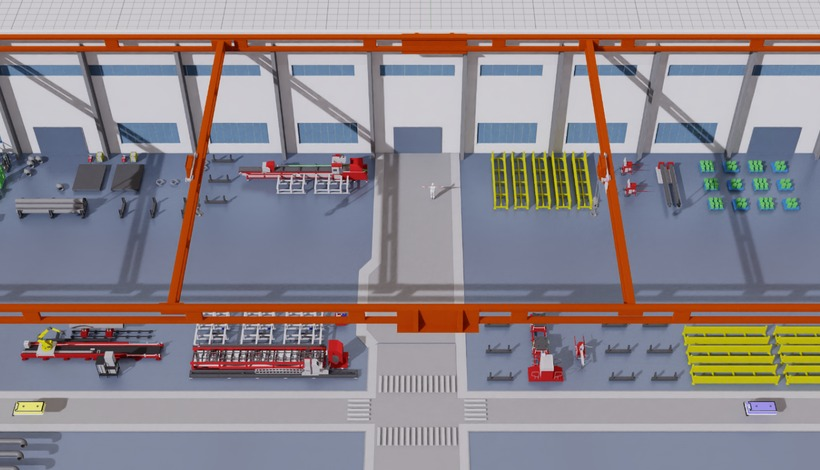
#> input picture figures/raw/methodology_prep/factory.jpg, 820 x 470 px
$ python plot_fig_method_flow.py
#> lines starting #> are read from the running program, lines starting #| are printed output that depends on the picture; after the words box and inside, x2 and y2 are one past the last pixel; in counts of white or black regions, pixels touching at a corner belong together; pictures that were not available may be replaced by others from this repository, and a replacement may not be noted
#> in main, env is the input picture: PIL image 820x470 RGB; mean R, G, B 143, 135.8, 140.6
#!/usr/bin/env python3
"""Four-module method figure: environment, labelling, PHGST-DP, report."""

from __future__ import annotations

from collections import deque
from pathlib import Path

import matplotlib.pyplot as plt
import numpy as np
from matplotlib.patches import Circle, FancyArrowPatch, FancyBboxPatch, Rectangle
from PIL import Image

ROOT = Path(__file__).resolve().parents[1]
RAW = ROOT / "figures" / "raw"
OUT_PNG = ROOT / "figures" / "fig_method_flow.png"
OUT_PDF = ROOT / "figures" / "fig_method_flow.pdf"

W, H = 100.0, 46.0
FIG_W = 7.15

C_EDGE = "#2C2C2C"
C_BLUE = "#E7F1FB"
C_BLUE_E = "#7FA6D4"
C_YEL = "#FFF4D4"
C_YEL_E = "#D4B45A"
C_PNK = "#FDECEA"
C_PNK_E = "#E07A6A"
C_GRN = "#E7F6EA"
C_GRN_E = "#7FBF86"
C_MUTED = "#333333"
C_RED = "#C0392B"


def knock_bg(path: Path) -> Image.Image:
    im = Image.open(path).convert("RGBA")
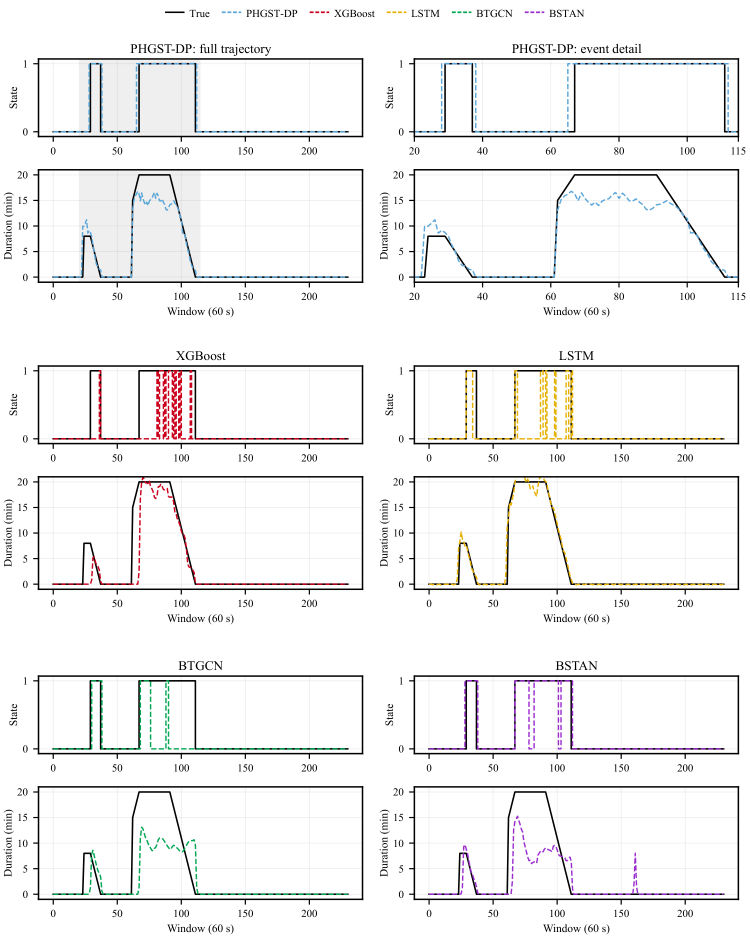
#> input picture figures/_models_aligned_raster.png, 1500 x 1901 px, given in place of icon_human_onwhite.png, which was not available (shown at 1/2 size)
    arr = np.array(im)
    h, w = arr.shape[:2]
#> h = 1901; w = 1500
    bg = arr[0, 0, :3].astype(np.int16)
#> bg = [255, 255, 255]
    if bg.mean() > 225 or bg.mean() < 35:
        diff = np.abs(arr[..., :3].astype(np.int16) - bg).sum(axis=-1)
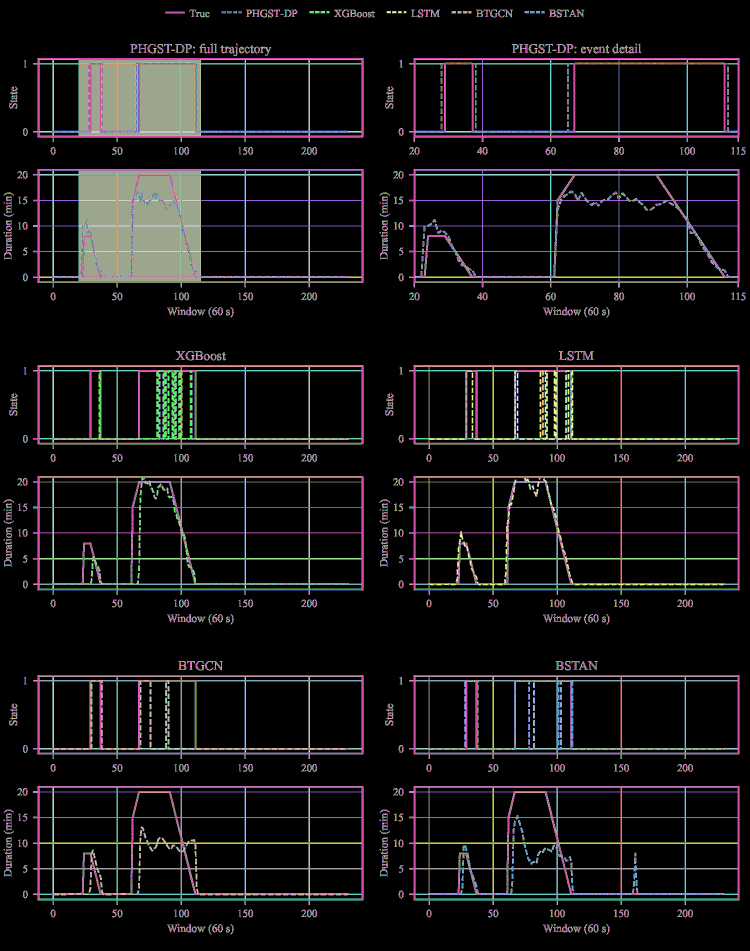
#> diff: shape (1901, 1500) int64 (shown at 1/2 size); 763 distinct labels, from 0 to 765; one colour per label, 0 black
        near = diff < 36
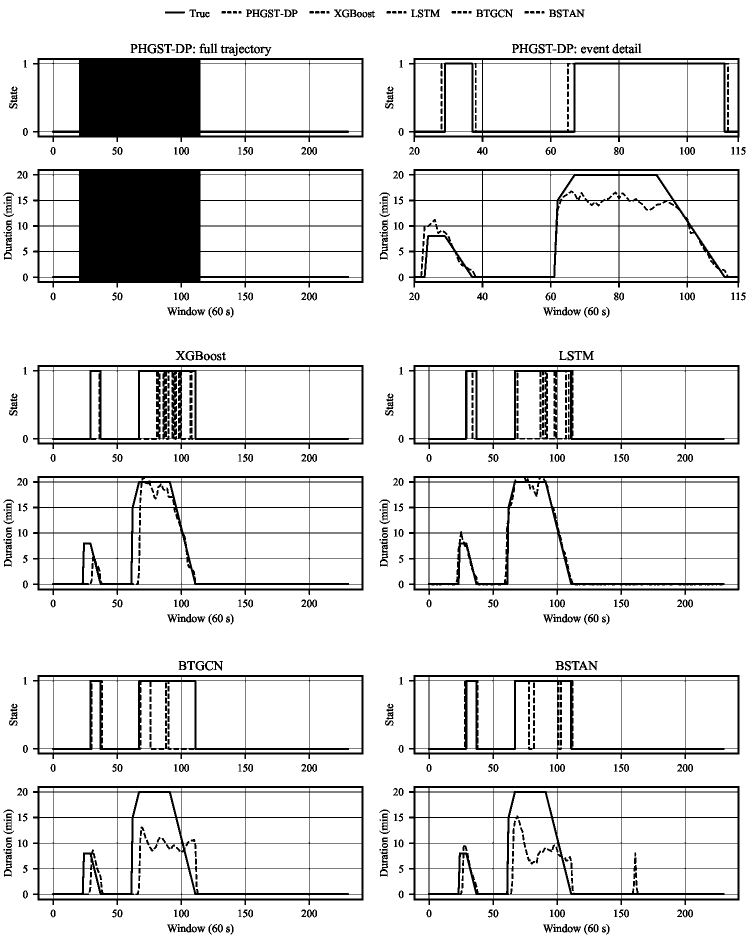
#> near: shape (1901, 1500) bool (shown at 1/2 size); 88.7% white; 689 black regions (27 under 20 px), largest, box (x1, y1, x2, y2) and area: (66, 338, 727, 575) 65627, (66, 116, 727, 284) 45950, (818, 952, 1479, 1190) 18609
        seen = np.zeros((h, w), dtype=bool)
        q: deque[tuple[int, int]] = deque()
        for x in range(w):
            q.append((0, x))
            q.append((h - 1, x))
        for y in range(h):
            q.append((y, 0))
            q.append((y, w - 1))
        while q:
            y, x = q.popleft()
            if seen[y, x] or not near[y, x]:
                continue
            seen[y, x] = True
            arr[y, x, 3] = 0
            for dy, dx in ((1, 0), (-1, 0), (0, 1), (0, -1)):
                ny, nx = y + dy, x + dx
                if 0 <= ny < h and 0 <= nx < w and not seen[ny, nx]:
                    q.append((ny, nx))
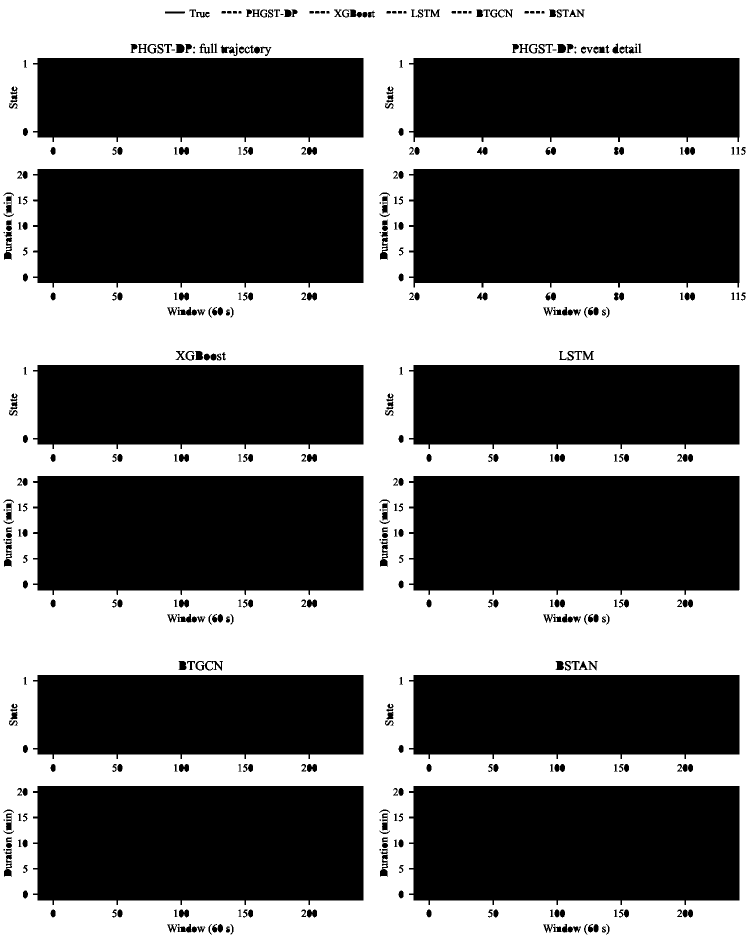
#> seen: shape (1901, 1500) bool (shown at 1/2 size); 45.1% white; 1 white region, box (x1, y1, x2, y2) and area: (0, 0, 1500, 1901) 1286162
    return Image.fromarray(arr)


def flatten(im: Image.Image, hexcolor: str) -> Image.Image:
    h = hexcolor.lstrip("#")
    rgb = tuple(int(h[i : i + 2], 16) for i in (0, 2, 4))
    bg = Image.new("RGBA", im.size, rgb + (255,))
    return Image.alpha_composite(bg, im.convert("RGBA"))


def rbox(ax, x, y, w, h, fc, ec, lw=1.15, rad=0.45, z=2, ls="-"):
    ax.add_patch(
        FancyBboxPatch(
            (x, y),
            w,
            h,
            boxstyle=f"round,pad=0,rounding_size={rad}",
            facecolor=fc,
            edgecolor=ec,
            linewidth=lw,
            linestyle=ls,
            zorder=z,
        )
    )


def arrow(ax, p0, p1):
    ax.add_patch(
        FancyArrowPatch(
            p0,
            p1,
            arrowstyle="-|>",
            mutation_scale=11,
            linewidth=1.25,
            color="#444444",
            zorder=5,
            shrinkA=0,
            shrinkB=0,
        )
    )


def put_img(ax, im, x, y, w, h):
    ax.imshow(im, extent=(x, x + w, y, y + h), zorder=4, interpolation="lanczos")


def txt(ax, x, y, s, size=6.2, weight="normal", color=C_MUTED, ha="left", va="center"):
    ax.text(x, y, s, fontsize=size, fontweight=weight, color=color, ha=ha, va=va, zorder=6, linespacing=1.2)


def badge(ax, x, y, n, ec):
    ax.add_patch(Circle((x, y), 1.15, fc="white", ec=ec, lw=1.0, zorder=6))
    txt(ax, x, y, str(n), size=7.2, weight="bold", ha="center")


def main() -> None:
    plt.rcParams.update(
        {
            "font.family": "Times New Roman",
            "mathtext.fontset": "stix",
            "pdf.fonttype": 42,
            "ps.fonttype": 42,
        }
    )
    fig, ax = plt.subplots(figsize=(FIG_W, FIG_W * H / W), dpi=220)
    ax.set_xlim(0, W)
    ax.set_ylim(0, H)
    ax.set_aspect("equal")
    ax.axis("off")
    fig.patch.set_facecolor("white")

    env = Image.open(RAW / "methodology_prep" / "factory.jpg").convert("RGB")
    icons = {
        "human": knock_bg(RAW / "figure1_assets" / "icon_human_onwhite.png"),
        "machine": knock_bg(RAW / "methodology_prep" / "icon_machine.png"),
        "material": knock_bg(RAW / "figure1_assets" / "icon_material_onwhite.png"),
        "agv": knock_bg(RAW / "figure1_assets" / "icon_agv_onwhite.png"),
    }
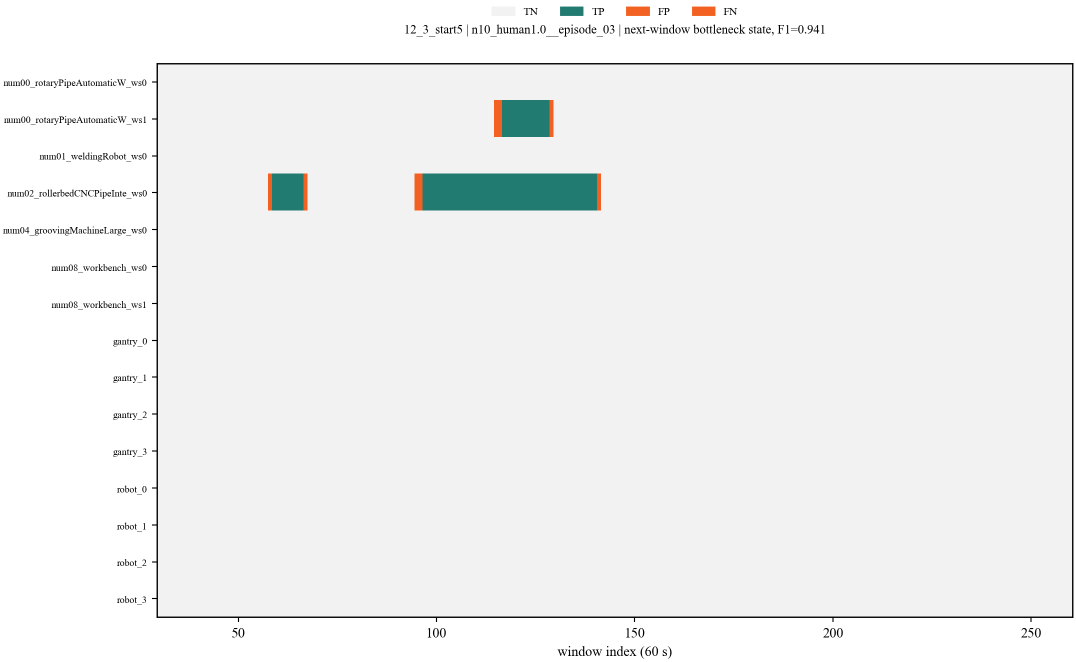
#> input picture figures/all_devices_state_main.png, 2151 x 1323 px, given in place of icon_machine.png, which was not available (shown at 1/2 size)
#> in knock_bg, im is the input picture: PIL image 2151x1323 RGBA; mean R, G, B, A 240.3, 241.1, 240.8, 255
#> in knock_bg (call 2), `diff = np.abs(arr[..., :3].astype(np.int16) - bg).sum(axis=-1)`:
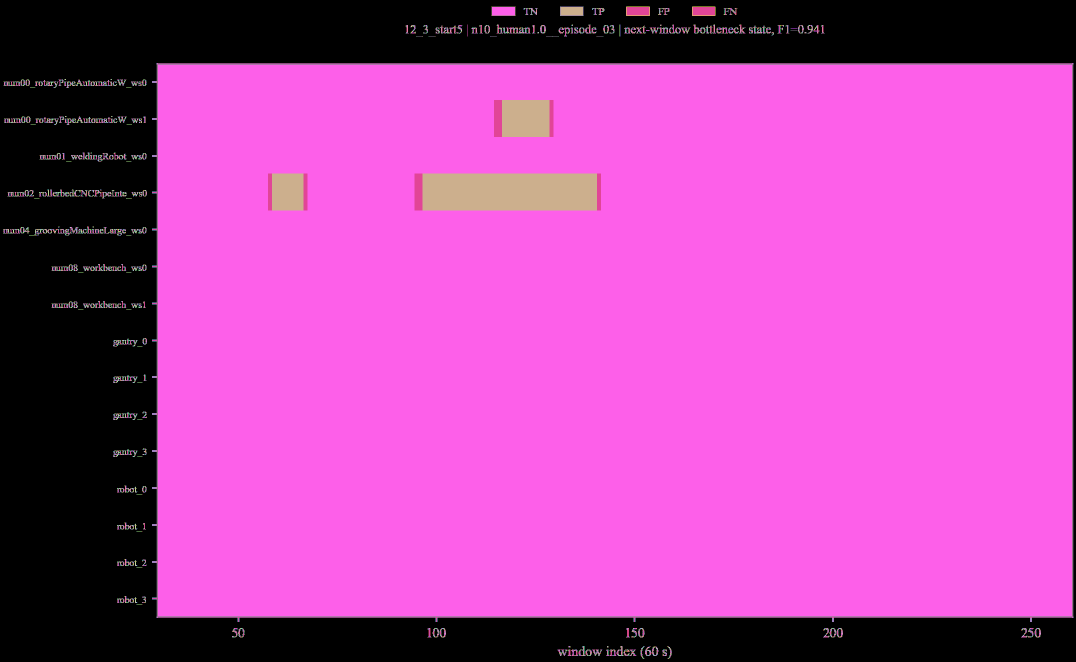
#> diff: shape (1323, 2151) int64 (shown at 1/2 size); 259 distinct labels, from 0 to 765; one colour per label, 0 black
#> in knock_bg (call 2), `near = diff < 36`: near: shape (1323, 2151) bool; 27.6% white; 209 white regions (139 under 20 px), largest, box (x1, y1, x2, y2) and area: (0, 0, 2151, 1323) 780868, (480, 1257, 486, 1274) 78, (869, 1257, 875, 1274) 78
#> after the loop in knock_bg (call 2), `while q:`:
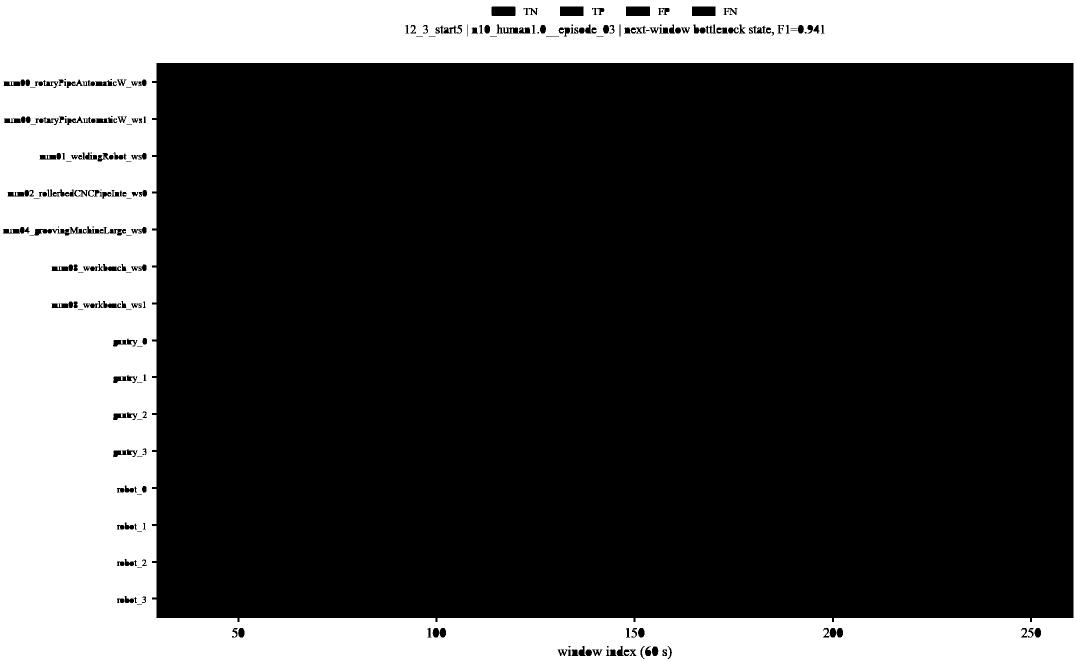
#> seen: shape (1323, 2151) bool (shown at 1/2 size); 27.4% white; 1 white region, box (x1, y1, x2, y2) and area: (0, 0, 2151, 1323) 780781

    for i, (x, w, fc, ec, title) in enumerate(
        [
            (1.2, 23.8, C_BLUE, C_BLUE_E, "Environment"),
            (27.2, 23.2, C_YEL, C_YEL_E, "Data processing"),
            (52.6, 23.2, C_PNK, C_PNK_E, "PHGST-DP"),
            (78.0, 20.8, C_GRN, C_GRN_E, "Prediction report"),
        ]
    ):
        rbox(ax, x, 1.4, w, 43.2, fc, ec)
        badge(ax, x + 1.7, 42.2, i + 1, ec)
        txt(ax, x + 3.3, 42.2, title, size=7.6, weight="bold")

    arrow(ax, (25.1, 23.0), (27.0, 23.0))
    arrow(ax, (50.5, 23.0), (52.4, 23.0))
    arrow(ax, (75.9, 23.0), (77.8, 23.0))

    # ----- 1 Environment -----
    rbox(ax, 2.0, 24.6, 22.2, 15.2, "#111111", C_EDGE, lw=0.7, rad=0.25)
    put_img(ax, env, 2.15, 24.75, 21.9, 14.7)
    txt(ax, 13.1, 22.9, "Water-pipe digital twin", size=6.0, ha="center")
    txt(ax, 13.1, 21.0, "Controlled disturbances", size=6.0, weight="bold", ha="center")
    labels = [("human", "Human"), ("machine", "Machine"), ("material", "Material"), ("agv", "Logistics")]
    for i, (key, lab) in enumerate(labels):
        x = 2.5 + i * 5.5
        put_img(ax, flatten(icons[key], C_BLUE), x, 14.6, 4.6, 4.6)
        txt(ax, x + 2.3, 13.6, lab, size=5.4, ha="center")
    txt(ax, 13.1, 11.2, "Machines, workers, buffers,", size=5.6, ha="center", color="#555555")
    txt(ax, 13.1, 9.4, "gantries, and transport robots", size=5.6, ha="center", color="#555555")
    txt(ax, 13.1, 6.6, "One disturbance axis at a time", size=5.5, ha="center", color="#555555")
    txt(ax, 13.1, 4.6, "so bottleneck traces stay attributable", size=5.5, ha="center", color="#555555")

    # ----- 2 Data processing -----
    cards = [
        (33.2, "Minute windows", "Raw logs become a\nresource--time grid"),
        (24.6, "Process-informed labels", "Type-specific rules plus\npersistence filtering"),
        (16.0, "Short-pattern clustering", "Recurrent precursors,\nnot the bottleneck label"),
    ]
    for y, title, body in cards:
        rbox(ax, 28.2, y, 21.2, 7.4, "white", C_YEL_E, lw=0.8, rad=0.3)
        txt(ax, 29.1, y + 5.6, title, size=6.2, weight="bold")
        txt(ax, 29.1, y + 2.7, body, size=5.6, color="#444444", va="center")
    xs = [32.2, 35.4, 38.6, 41.8, 45.0]
    for a, b in zip(xs, xs[1:]):
        ax.plot([a, b], [6.4, 6.4], color="#8A8A8A", lw=0.9, zorder=3)
    cols = ["#5B8DEF", "#5B8DEF", "#E0C44A", "#E39B4A", "#E07A5F"]
    for x, c in zip(xs, cols):
        ax.add_patch(Circle((x, 6.4), 0.85, fc=c, ec="white", lw=0.4, zorder=4))
    txt(ax, 38.8, 4.2, "process · buffer · logistics", size=5.3, ha="center", color="#666666")

    # ----- 3 PHGST-DP -----
    rbox(ax, 53.5, 35.2, 21.4, 5.4, "white", C_PNK_E, lw=0.8, rad=0.3)
    txt(ax, 64.2, 37.9, "Grouped resource embedding", size=6.1, weight="bold", ha="center")
    txt(ax, 64.2, 36.2, "queue · stall · logistics · type", size=5.3, ha="center", color="#555555")

    branches = [
        (53.6, "#5B8DEF", "Temporal", "one resource\nover time"),
        (60.6, "#E39B4A", "Graph", "neighbours\n+ patterns"),
        (67.6, "#7B6BB5", "Semantic", "similar, not\nonly adjacent"),
    ]
    for x, c, title, body in branches:
        rbox(ax, x, 22.2, 6.6, 11.6, "white", c, lw=0.9, rad=0.28)
        ax.add_patch(Rectangle((x, 31.2), 6.6, 2.6, fc=c, ec=c, zorder=3))
        txt(ax, x + 3.3, 32.5, title, size=5.5, weight="bold", ha="center", color="white")
        txt(ax, x + 3.3, 26.4, body, size=5.1, ha="center", color="#444444")
    txt(ax, 64.2, 20.2, "Pattern keys condition geographic attention", size=5.4, ha="center", color="#7A4038")
    txt(ax, 64.2, 18.4, "so delayed propagation can be learned", size=5.4, ha="center", color="#7A4038")
    rbox(ax, 53.5, 8.6, 21.4, 8.0, "white", C_PNK_E, lw=0.8, rad=0.3)
    txt(ax, 64.2, 14.6, "Prediction heads", size=6.1, weight="bold", ha="center")
    txt(ax, 64.2, 12.4, "Station event  ·  process cause", size=5.5, ha="center")
    txt(ax, 64.2, 10.6, "Remaining order time", size=5.5, ha="center")

    # ----- 4 Output -----
    outs = [
        (31.6, "Station", "Which resource constrains\nthroughput"),
        (23.2, "Onset and duration", "When it starts and\nhow long it persists"),
        (14.8, "Process cause", "Shortage, transport delay,\nstarvation, or queue buildup"),
        (6.4, "Remaining order time", "Line-level consequence\nof the current state"),
    ]
    for y, title, body in outs:
        rbox(ax, 79.0, y, 18.8, 7.6, "white", C_GRN_E, lw=0.8, rad=0.28)
        txt(ax, 80.0, y + 5.7, title, size=6.2, weight="bold", color=C_RED)
        txt(ax, 80.0, y + 2.8, body, size=5.4, color="#444444")

    fig.subplots_adjust(0, 0, 1, 1)
    fig.savefig(OUT_PDF, dpi=300)
    fig.savefig(OUT_PNG, dpi=220)
    plt.close(fig)
    print(f"wrote {OUT_PDF}")


if __name__ == "__main__":
#> (the run stopped early here; a loop or call above may not have finished)
